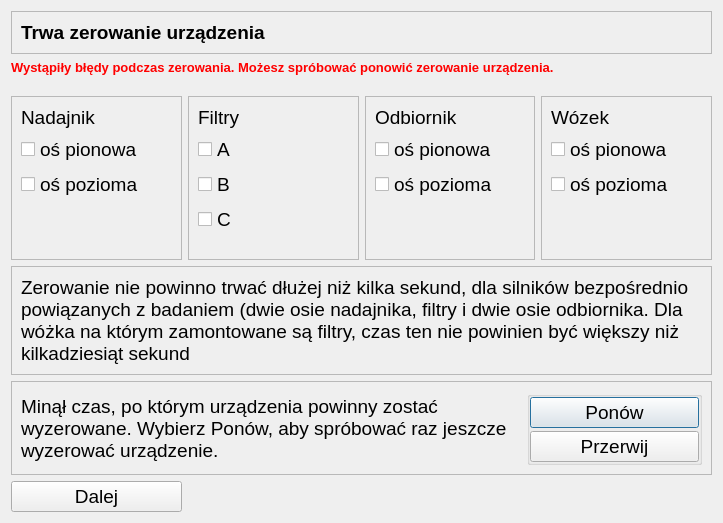
<?xml version="1.0" encoding="UTF-8"?>
<ui version="4.0">
 <class>OknoZerowanieUrzadzenia</class>
 <widget class="QDialog" name="OknoZerowanieUrzadzenia">
  <property name="geometry">
   <rect>
    <x>0</x>
    <y>0</y>
    <width>723</width>
    <height>523</height>
   </rect>
  </property>
  <property name="minimumSize">
   <size>
    <width>600</width>
    <height>410</height>
   </size>
  </property>
  <property name="maximumSize">
   <size>
    <width>1920</width>
    <height>1200</height>
   </size>
  </property>
  <property name="font">
   <font>
    <family>Arial</family>
    <pointsize>14</pointsize>
   </font>
  </property>
  <property name="windowTitle">
   <string>Czujki Liniowe - zerowanie urządzenia</string>
  </property>
  <layout class="QGridLayout" name="gridLayout">
   <item row="5" column="0" colspan="4">
    <widget class="QFrame" name="frameError">
     <property name="frameShape">
      <enum>QFrame::StyledPanel</enum>
     </property>
     <property name="frameShadow">
      <enum>QFrame::Raised</enum>
     </property>
     <layout class="QHBoxLayout" name="horizontalLayout_3">
      <item>
       <widget class="QLabel" name="label_5">
        <property name="text">
         <string>Minął czas, po którym urządzenia powinny zostać wyzerowane. Wybierz Ponów, aby spróbować raz jeszcze wyzerować urządzenie. </string>
        </property>
        <property name="wordWrap">
         <bool>true</bool>
        </property>
       </widget>
      </item>
      <item>
       <widget class="QGroupBox" name="groupBox">
        <property name="maximumSize">
         <size>
          <width>175</width>
          <height>16777215</height>
         </size>
        </property>
        <property name="title">
         <string/>
        </property>
        <property name="alignment">
         <set>Qt::AlignCenter</set>
        </property>
        <layout class="QVBoxLayout" name="verticalLayout_5">
         <property name="spacing">
          <number>3</number>
         </property>
         <property name="leftMargin">
          <number>0</number>
         </property>
         <property name="topMargin">
          <number>0</number>
         </property>
         <property name="rightMargin">
          <number>0</number>
         </property>
         <property name="bottomMargin">
          <number>0</number>
         </property>
         <item>
          <widget class="QPushButton" name="pbAgain">
           <property name="maximumSize">
            <size>
             <width>200</width>
             <height>16777215</height>
            </size>
           </property>
           <property name="text">
            <string>Ponów</string>
           </property>
          </widget>
         </item>
         <item>
          <widget class="QPushButton" name="pbBreak">
           <property name="maximumSize">
            <size>
             <width>200</width>
             <height>16777215</height>
            </size>
           </property>
           <property name="text">
            <string>Przerwij</string>
           </property>
          </widget>
         </item>
        </layout>
       </widget>
      </item>
     </layout>
    </widget>
   </item>
   <item row="4" column="0" colspan="4">
    <widget class="QFrame" name="frame">
     <property name="frameShape">
      <enum>QFrame::StyledPanel</enum>
     </property>
     <property name="frameShadow">
      <enum>QFrame::Raised</enum>
     </property>
     <layout class="QHBoxLayout" name="horizontalLayout_2">
      <item>
       <widget class="QLabel" name="label_4">
        <property name="text">
         <string>Zerowanie nie powinno trwać dłużej niż kilka sekund, dla silników bezpośrednio powiązanych z badaniem (dwie osie nadajnika, filtry i dwie osie odbiornika. Dla wóżka na którym zamontowane są filtry, czas ten nie powinien być większy niż kilkadziesiąt sekund</string>
        </property>
        <property name="wordWrap">
         <bool>true</bool>
        </property>
       </widget>
      </item>
     </layout>
    </widget>
   </item>
   <item row="1" column="0" colspan="4">
    <widget class="QLabel" name="error">
     <property name="font">
      <font>
       <family>Arial</family>
       <pointsize>10</pointsize>
       <bold>true</bold>
      </font>
     </property>
     <property name="styleSheet">
      <string notr="true">color:red</string>
     </property>
     <property name="text">
      <string>Wystąpiły błędy podczas zerowania. Możesz spróbować ponowić zerowanie urządzenia.</string>
     </property>
    </widget>
   </item>
   <item row="3" column="1">
    <widget class="QFrame" name="frame_filtry">
     <property name="frameShape">
      <enum>QFrame::StyledPanel</enum>
     </property>
     <property name="frameShadow">
      <enum>QFrame::Raised</enum>
     </property>
     <layout class="QVBoxLayout" name="verticalLayout_2">
      <item>
       <widget class="QLabel" name="label_2">
        <property name="text">
         <string>Filtry</string>
        </property>
       </widget>
      </item>
      <item>
       <widget class="QCheckBox" name="rb_a">
        <property name="text">
         <string>A</string>
        </property>
       </widget>
      </item>
      <item>
       <widget class="QCheckBox" name="rb_b">
        <property name="text">
         <string>B</string>
        </property>
       </widget>
      </item>
      <item>
       <widget class="QCheckBox" name="rb_c">
        <property name="text">
         <string>C</string>
        </property>
       </widget>
      </item>
      <item>
       <spacer name="verticalSpacer_4">
        <property name="orientation">
         <enum>Qt::Vertical</enum>
        </property>
        <property name="sizeHint" stdset="0">
         <size>
          <width>20</width>
          <height>40</height>
         </size>
        </property>
       </spacer>
      </item>
     </layout>
    </widget>
   </item>
   <item row="3" column="0">
    <widget class="QFrame" name="frame_transmitter">
     <property name="frameShape">
      <enum>QFrame::StyledPanel</enum>
     </property>
     <property name="frameShadow">
      <enum>QFrame::Raised</enum>
     </property>
     <layout class="QVBoxLayout" name="verticalLayout">
      <item>
       <widget class="QLabel" name="transmitter">
        <property name="text">
         <string>Nadajnik</string>
        </property>
       </widget>
      </item>
      <item>
       <widget class="QCheckBox" name="rb_transmitter_pion">
        <property name="text">
         <string>oś pionowa</string>
        </property>
       </widget>
      </item>
      <item>
       <widget class="QCheckBox" name="rb_transmitter_poziom">
        <property name="text">
         <string>oś pozioma</string>
        </property>
       </widget>
      </item>
      <item>
       <spacer name="verticalSpacer_2">
        <property name="orientation">
         <enum>Qt::Vertical</enum>
        </property>
        <property name="sizeHint" stdset="0">
         <size>
          <width>20</width>
          <height>40</height>
         </size>
        </property>
       </spacer>
      </item>
     </layout>
    </widget>
   </item>
   <item row="3" column="2">
    <widget class="QFrame" name="frame_receiver">
     <property name="frameShape">
      <enum>QFrame::StyledPanel</enum>
     </property>
     <property name="frameShadow">
      <enum>QFrame::Raised</enum>
     </property>
     <layout class="QVBoxLayout" name="verticalLayout_3">
      <item>
       <widget class="QLabel" name="reciver">
        <property name="text">
         <string>Odbiornik</string>
        </property>
       </widget>
      </item>
      <item>
       <widget class="QCheckBox" name="rb_receiver_poziom">
        <property name="text">
         <string>oś pionowa</string>
        </property>
       </widget>
      </item>
      <item>
       <widget class="QCheckBox" name="rb_receiver_pion">
        <property name="text">
         <string>oś pozioma</string>
        </property>
       </widget>
      </item>
      <item>
       <spacer name="verticalSpacer_3">
        <property name="orientation">
         <enum>Qt::Vertical</enum>
        </property>
        <property name="sizeHint" stdset="0">
         <size>
          <width>20</width>
          <height>40</height>
         </size>
        </property>
       </spacer>
      </item>
     </layout>
    </widget>
   </item>
   <item row="3" column="3">
    <widget class="QFrame" name="frame_wozek">
     <property name="frameShape">
      <enum>QFrame::StyledPanel</enum>
     </property>
     <property name="frameShadow">
      <enum>QFrame::Raised</enum>
     </property>
     <layout class="QVBoxLayout" name="verticalLayout_4">
      <item>
       <widget class="QLabel" name="label_3">
        <property name="text">
         <string>Wózek</string>
        </property>
       </widget>
      </item>
      <item>
       <widget class="QCheckBox" name="wozek_pion">
        <property name="text">
         <string>oś pionowa</string>
        </property>
       </widget>
      </item>
      <item>
       <widget class="QCheckBox" name="wozek_poziom">
        <property name="text">
         <string>oś pozioma</string>
        </property>
       </widget>
      </item>
      <item>
       <spacer name="verticalSpacer_5">
        <property name="orientation">
         <enum>Qt::Vertical</enum>
        </property>
        <property name="sizeHint" stdset="0">
         <size>
          <width>20</width>
          <height>27</height>
         </size>
        </property>
       </spacer>
      </item>
     </layout>
    </widget>
   </item>
   <item row="0" column="0" colspan="4">
    <widget class="QFrame" name="frTitle">
     <property name="frameShape">
      <enum>QFrame::StyledPanel</enum>
     </property>
     <property name="frameShadow">
      <enum>QFrame::Raised</enum>
     </property>
     <layout class="QHBoxLayout" name="horizontalLayout">
      <item>
       <widget class="QLabel" name="label">
        <property name="font">
         <font>
          <family>Arial</family>
          <pointsize>14</pointsize>
          <bold>true</bold>
         </font>
        </property>
        <property name="text">
         <string>Trwa zerowanie urządzenia</string>
        </property>
       </widget>
      </item>
     </layout>
    </widget>
   </item>
   <item row="2" column="0">
    <spacer name="verticalSpacer">
     <property name="orientation">
      <enum>Qt::Vertical</enum>
     </property>
     <property name="sizeHint" stdset="0">
      <size>
       <width>20</width>
       <height>40</height>
      </size>
     </property>
    </spacer>
   </item>
   <item row="6" column="0">
    <widget class="QPushButton" name="pbDalej">
     <property name="font">
      <font>
       <family>Arial</family>
       <pointsize>14</pointsize>
      </font>
     </property>
     <property name="styleSheet">
      <string notr="true">display:none</string>
     </property>
     <property name="text">
      <string>Dalej</string>
     </property>
     <property name="default">
      <bool>false</bool>
     </property>
     <property name="flat">
      <bool>false</bool>
     </property>
    </widget>
   </item>
  </layout>
  <zorder>pbDalej</zorder>
  <zorder>frameError</zorder>
  <zorder>frame</zorder>
  <zorder>error</zorder>
  <zorder>frame_filtry</zorder>
  <zorder>frame_transmitter</zorder>
  <zorder>frame_receiver</zorder>
  <zorder>frame_wozek</zorder>
  <zorder>frTitle</zorder>
 </widget>
 <resources/>
 <connections/>
</ui>
